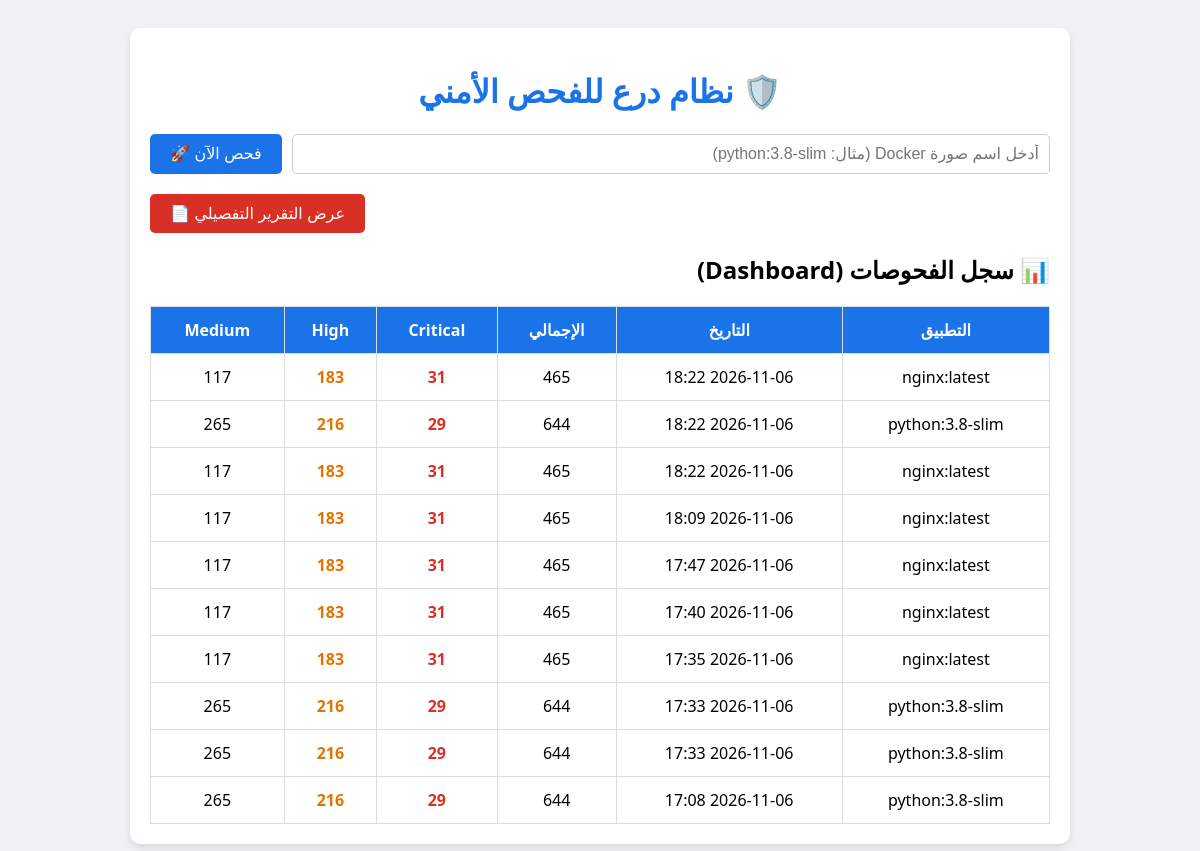
The page / on the database its author committed.
### tables this page shows
CREATE TABLE scans (
            id INTEGER PRIMARY KEY AUTOINCREMENT,
            image TEXT,
            date TEXT,
            total INTEGER,
            critical INTEGER,
            high INTEGER,
            medium INTEGER,
            low INTEGER
        );

### app.py (the view)
@app.route('/')
def index():
    init_db()
    with sqlite3.connect(DB_FILE) as conn:
        scans = conn.execute("SELECT * FROM scans ORDER BY id DESC").fetchall()
    return render_template('index.html', scans=scans)

### app.py (called while the page is built)
def init_db():
    with sqlite3.connect(DB_FILE) as conn:
        conn.execute('''CREATE TABLE IF NOT EXISTS scans (
            id INTEGER PRIMARY KEY AUTOINCREMENT,
            image TEXT,
            date TEXT,
            total INTEGER,
            critical INTEGER,
            high INTEGER,
            medium INTEGER,
            low INTEGER
        )''')

### templates/index.html (shortened to what this page needs)
<!DOCTYPE html>
<html dir="rtl" lang="ar">
<head>
</head>
<body>
    <div class="container">
        <h1>🛡️ نظام درع للفحص الأمني</h1>
        <form class="form-box" action="/scan" method="POST">
            <input type="text" name="image" placeholder="أدخل اسم صورة Docker (مثال: python:3.8-slim)" required>
            <button type="submit">فحص الآن 🚀</button>
        </form>
<div style="text-align: left; margin-bottom: 10px;">
    <a href="/report" target="_blank">
        <button type="button" style="background-color: #d93025;">عرض التقرير التفصيلي 📄</button>
    </a>
</div>
        <h2>📊 سجل الفحوصات (Dashboard)</h2>
        <table>
            <tr>
                <th>التطبيق</th>
                <th>التاريخ</th>
                <th>الإجمالي</th>
                <th>Critical</th>
                <th>High</th>
                <th>Medium</th>
            </tr>
            {% for scan in scans %}
            <tr>
                <td>{{ scan[1] }}</td>
                <td>{{ scan[2] }}</td>
                <td>{{ scan[3] }}</td>
                <td class="crit">{{ scan[4] }}</td>
                <td class="high">{{ scan[5] }}</td>
                <td>{{ scan[6] }}</td>
            </tr>
            {% else %}
            <tr>
                <td colspan="6">لا يوجد فحوصات سابقة. ابدأ بفحص تطبيق!</td>
            </tr>
            {% endfor %}
        </table>
    </div>
</body>
</html>

### templates/index.html (style rules this page uses)
body { font-family: 'Segoe UI', Tahoma, sans-serif; background-color: #f0f2f5; padding: 20px; }
.container { max-width: 900px; margin: auto; background: white; padding: 20px; border-radius: 10px; box-shadow: 0 4px 8px rgba(0,0,0,0.1); }
h1 { color: #1a73e8; text-align: center; }
.form-box { display: flex; gap: 10px; margin-bottom: 20px; }
input[type="text"] { flex: 1; padding: 10px; border: 1px solid #ccc; border-radius: 5px; font-size: 16px; }
button { padding: 10px 20px; background-color: #1a73e8; color: white; border: none; border-radius: 5px; cursor: pointer; font-size: 16px; }
table { width: 100%; border-collapse: collapse; margin-top: 20px; }
th, td { border: 1px solid #ddd; padding: 12px; text-align: center; }
th { background-color: #1a73e8; color: white; }
.crit { color: #d93025; font-weight: bold; }
.high { color: #e37400; font-weight: bold; }

### rows shown on the page
scans: image "nginx:latest", date "2026-11-06 18:22", total "465", critical "31", high "183", medium "117"
scans: image "python:3.8-slim", date "2026-11-06 18:22", total "644", critical "29", high "216", medium "265"
scans: image "nginx:latest", date "2026-11-06 18:22", total "465", critical "31", high "183", medium "117"
scans: image "nginx:latest", date "2026-11-06 18:09", total "465", critical "31", high "183", medium "117"
scans: image "nginx:latest", date "2026-11-06 17:47", total "465", critical "31", high "183", medium "117"
scans: image "nginx:latest", date "2026-11-06 17:40", total "465", critical "31", high "183", medium "117"
scans: image "nginx:latest", date "2026-11-06 17:35", total "465", critical "31", high "183", medium "117"
scans: image "python:3.8-slim", date "2026-11-06 17:33", total "644", critical "29", high "216", medium "265"
scans: image "python:3.8-slim", date "2026-11-06 17:33", total "644", critical "29", high "216", medium "265"
scans: image "python:3.8-slim", date "2026-11-06 17:08", total "644", critical "29", high "216", medium "265"
